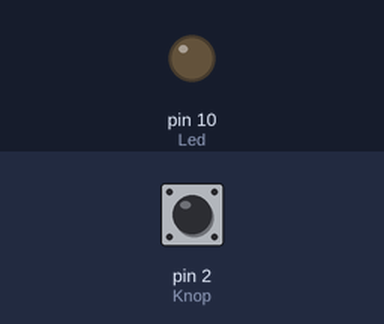
This sketch was run on a simulated Arduino Uno, built with avr-gcc and run on an emulated ATmega328P. On the bench: output pins drawn as LEDs (lit = HIGH). The inputs (shaded band) are chosen by the test bench; at power-on: pin 2 (Knop) LOW.

Above: at 1.2 s.
1.3 s: pin 2 (Knop) pulled HIGH for 0.15 s
At 2.1 s:
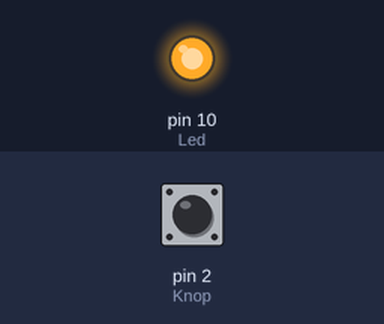
2.9 s: pin 2 (Knop) pulled HIGH for 1 s
At 4.6 s:
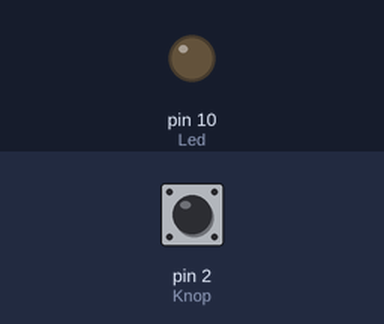
5.4 s: pin 2 (Knop) pulled HIGH for 3.2 s
At 9.4 s:
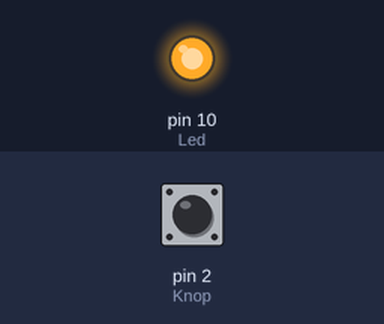
Timing chart, 0 to 10.9 s (numbered marks = the images above; inputs shaded):
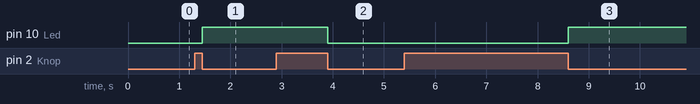

Measured:
- after the input at 1.3 s, pin 10 (Led): LOW → HIGH after 0.15 s
- after the input at 2.9 s, pin 10 (Led): HIGH → LOW after 1.0 s
- after the input at 5.4 s, pin 10 (Led): LOW → HIGH after 3.2 s

The sketch:

Opdracht_2.ino
```cpp
//Pinnen definieren

#define Knop 2
#define Led 10

byte ledStatus = LOW;
byte laatsteButtonStatus = LOW;


//delayadvies uit de sheets
 long delayTimer = 50;
 long veranderingStatus = 0;


void setup() {
  //pinMode instellen
  pinMode(Led, OUTPUT);
  pinMode(Knop, INPUT);
}

void loop() {

  //Millis als contactdender
  if (millis() - veranderingStatus > delayTimer) {

    byte buttonStatus = digitalRead(Knop);

    if (buttonStatus != laatsteButtonStatus) {
      veranderingStatus = millis();
      laatsteButtonStatus = buttonStatus;

      //if-statement voor het aan en uitzetten van de led
      if (buttonStatus == LOW) {
        ledStatus = (ledStatus == HIGH) ? LOW: HIGH;
        digitalWrite(Led, ledStatus);
      }

    }

  }

}
```
